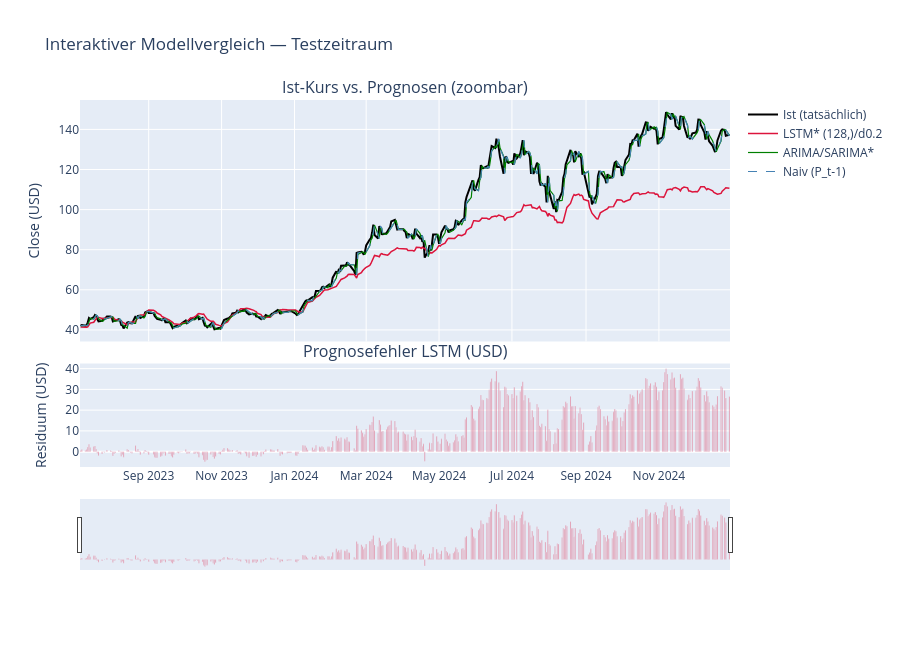

Notebook code cell kept with this figure:
### Markdown cell above
### 7.2d  Interaktive Visualisierung (Plotly)

Die statischen Matplotlib-Abbildungen in Kap. 7.1–7.2c decken bereits alle
zentralen Befunde ab. Ergänzend erlaubt eine **interaktive Plotly-Grafik**
freies Zoomen in Kursverlauf und Prognosen sowie das Ein-/Ausblenden einzelner
Modelle per Klick auf die Legende — nützlich für die explorative Detailprüfung
einzelner Marktphasen (z. B. der in Kap. 6.2 diskutierten Lag-Phänomene). Die
Grafik wird zusätzlich als eigenständige HTML-Datei exportiert (kein
Notebook/Server zur Anzeige nötig).

### Code cell
if HAS_PLOTLY:
    fig_ia = make_subplots(rows=2, cols=1, shared_xaxes=True,
                            row_heights=[0.7, 0.3], vertical_spacing=0.06,
                            subplot_titles=("Ist-Kurs vs. Prognosen (zoombar)",
                                             "Prognosefehler LSTM (USD)"))

    fig_ia.add_trace(go.Scatter(x=test_dates, y=y_test_price, name="Ist (tatsächlich)",
                                 line=dict(color="black", width=2)), row=1, col=1)
    fig_ia.add_trace(go.Scatter(x=test_dates, y=lstm_pred, name=model_name,
                                 line=dict(color="crimson", width=1.5)), row=1, col=1)
    fig_ia.add_trace(go.Scatter(x=test_dates, y=arima_pred, name="ARIMA/SARIMA*",
                                 line=dict(color="green", width=1.2)), row=1, col=1)
    fig_ia.add_trace(go.Scatter(x=test_dates, y=naive_pred, name="Naiv (P_t-1)",
                                 line=dict(color="steelblue", width=1.2, dash="dash")),
                      row=1, col=1)
    fig_ia.add_trace(go.Bar(x=test_dates, y=resid_diag, name="Fehler (Ist - LSTM)",
                             marker_color="crimson", opacity=0.6, showlegend=False),
                      row=2, col=1)

    fig_ia.update_layout(height=650, hovermode="x unified",
                          title="Interaktiver Modellvergleich — Testzeitraum",
                          xaxis2=dict(rangeslider=dict(visible=True)))
    fig_ia.update_yaxes(title_text="Close (USD)", row=1, col=1)
    fig_ia.update_yaxes(title_text="Residuum (USD)", row=2, col=1)
    fig_ia.show()

    import pathlib as _pl
    _out = _pl.Path.cwd() / "results"
    _out.mkdir(parents=True, exist_ok=True)
    _html_path = _out / "interactive_forecast.html"
    fig_ia.write_html(_html_path, include_plotlyjs="cdn")
    print(f"Interaktive Grafik gespeichert: {_html_path}")
else:
    print("Plotly nicht installiert -> interaktive Visualisierung übersprungen "
          "(statische Charts aus Kap. 7.1-7.2c bleiben unberührt).")

### Figure 1 — Plotly figure (JSON) as saved in the notebook; plotly's stock layout.template omitted (floating-point values rounded to 4 significant figures; data arrays with more than 128 entries replaced by an {"elided": "..."} marker saying what was removed)
{"data": [{"line": {"color": "black", "width": 2}, "name": "Ist (tatsächlich)", "type": "scatter", "x": {"elided": "375 str values"}, "xaxis": "x", "y": {"elided": "375 float values"}, "yaxis": "y"}, {"line": {"color": "crimson", "width": 1.5}, "name": "LSTM* (128,)/d0.2", "type": "scatter", "x": {"elided": "375 str values"}, "xaxis": "x", "y": {"elided": "375 float values"}, "yaxis": "y"}, {"line": {"color": "green", "width": 1.2}, "name": "ARIMA/SARIMA*", "type": "scatter", "x": {"elided": "375 str values"}, "xaxis": "x", "y": {"elided": "375 float values"}, "yaxis": "y"}, {"line": {"color": "steelblue", "dash": "dash", "width": 1.2}, "name": "Naiv (P_t-1)", "type": "scatter", "x": {"elided": "375 str values"}, "xaxis": "x", "y": {"elided": "375 float values"}, "yaxis": "y"}, {"marker": {"color": "crimson"}, "name": "Fehler (Ist - LSTM)", "opacity": 0.6, "showlegend": false, "type": "bar", "x": {"elided": "375 str values"}, "xaxis": "x2", "y": {"elided": "375 float values"}, "yaxis": "y2"}], "layout": {"annotations": [{"font": {"size": 16}, "showarrow": false, "text": "Ist-Kurs vs. Prognosen (zoombar)", "x": 0.5, "xanchor": "center", "xref": "paper", "y": 1.0, "yanchor": "bottom", "yref": "paper"}, {"font": {"size": 16}, "showarrow": false, "text": "Prognosefehler LSTM (USD)", "x": 0.5, "xanchor": "center", "xref": "paper", "y": 0.282, "yanchor": "bottom", "yref": "paper"}], "height": 650, "hovermode": "x unified", "title": {"text": "Interaktiver Modellvergleich — Testzeitraum"}, "xaxis": {"anchor": "y", "domain": [0.0, 1.0], "matches": "x2", "showticklabels": false}, "xaxis2": {"anchor": "y2", "domain": [0.0, 1.0], "rangeslider": {"visible": true}}, "yaxis": {"anchor": "x", "domain": [0.342, 1.0], "title": {"text": "Close (USD)"}}, "yaxis2": {"anchor": "x2", "domain": [0.0, 0.282], "title": {"text": "Residuum (USD)"}}}}
